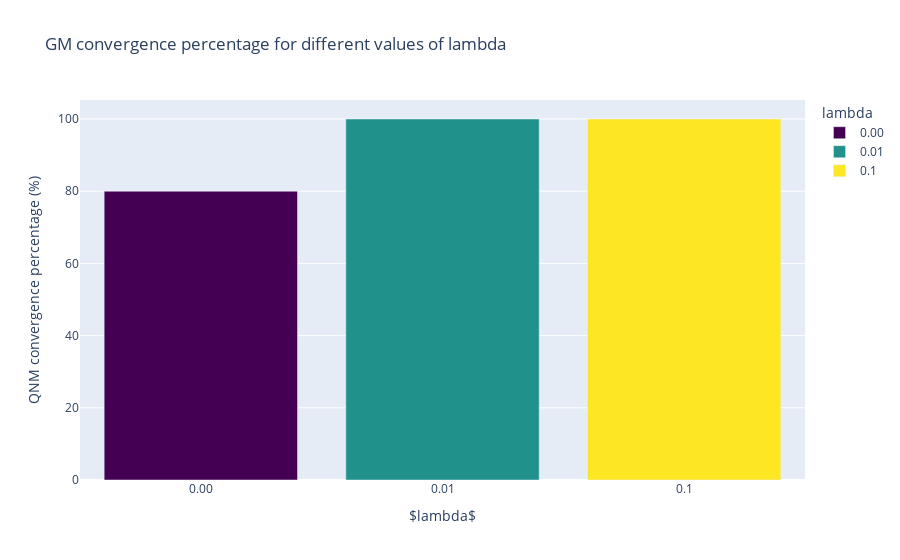

Notebook cell for this chart:
### Code cell
fig = px.bar(la_qnm_conv_prc, x='lambda', y='percentage',
             title='GM convergence percentage for different values of lambda',
             color='lambda',
             color_discrete_sequence =['#440154', '#21918c', '#fde725'])
fig.update_layout(
    xaxis_title=r'$lambda$',
    yaxis_title=r'QNM convergence percentage (%)'
)
fig.show()
# save the figure
fig.write_image("QNM_GC_for_la.png")

### Figure 1 — Plotly figure (JSON) as saved in the notebook; plotly's stock layout.template omitted (floating-point values rounded to 4 significant figures)
{"data": [{"alignmentgroup": "True", "hovertemplate": "lambda=%{x}<br>percentage=%{y}<extra></extra>", "legendgroup": "0.00", "marker": {"color": "#440154", "pattern": {"shape": ""}}, "name": "0.00", "offsetgroup": "0.00", "orientation": "v", "showlegend": true, "textposition": "auto", "type": "bar", "x": ["0.00"], "xaxis": "x", "y": [80], "yaxis": "y"}, {"alignmentgroup": "True", "hovertemplate": "lambda=%{x}<br>percentage=%{y}<extra></extra>", "legendgroup": "0.01", "marker": {"color": "#21918c", "pattern": {"shape": ""}}, "name": "0.01", "offsetgroup": "0.01", "orientation": "v", "showlegend": true, "textposition": "auto", "type": "bar", "x": ["0.01"], "xaxis": "x", "y": [100], "yaxis": "y"}, {"alignmentgroup": "True", "hovertemplate": "lambda=%{x}<br>percentage=%{y}<extra></extra>", "legendgroup": "0.1", "marker": {"color": "#fde725", "pattern": {"shape": ""}}, "name": "0.1", "offsetgroup": "0.1", "orientation": "v", "showlegend": true, "textposition": "auto", "type": "bar", "x": ["0.1"], "xaxis": "x", "y": [100], "yaxis": "y"}], "layout": {"barmode": "relative", "legend": {"title": {"text": "lambda"}, "tracegroupgap": 0}, "title": {"text": "GM convergence percentage for different values of lambda"}, "xaxis": {"anchor": "y", "categoryarray": ["0.00", "0.01", "0.1"], "categoryorder": "array", "domain": [0, 1], "title": {"text": "$lambda$"}}, "yaxis": {"anchor": "x", "domain": [0, 1], "title": {"text": "QNM convergence percentage (%)"}}}}
